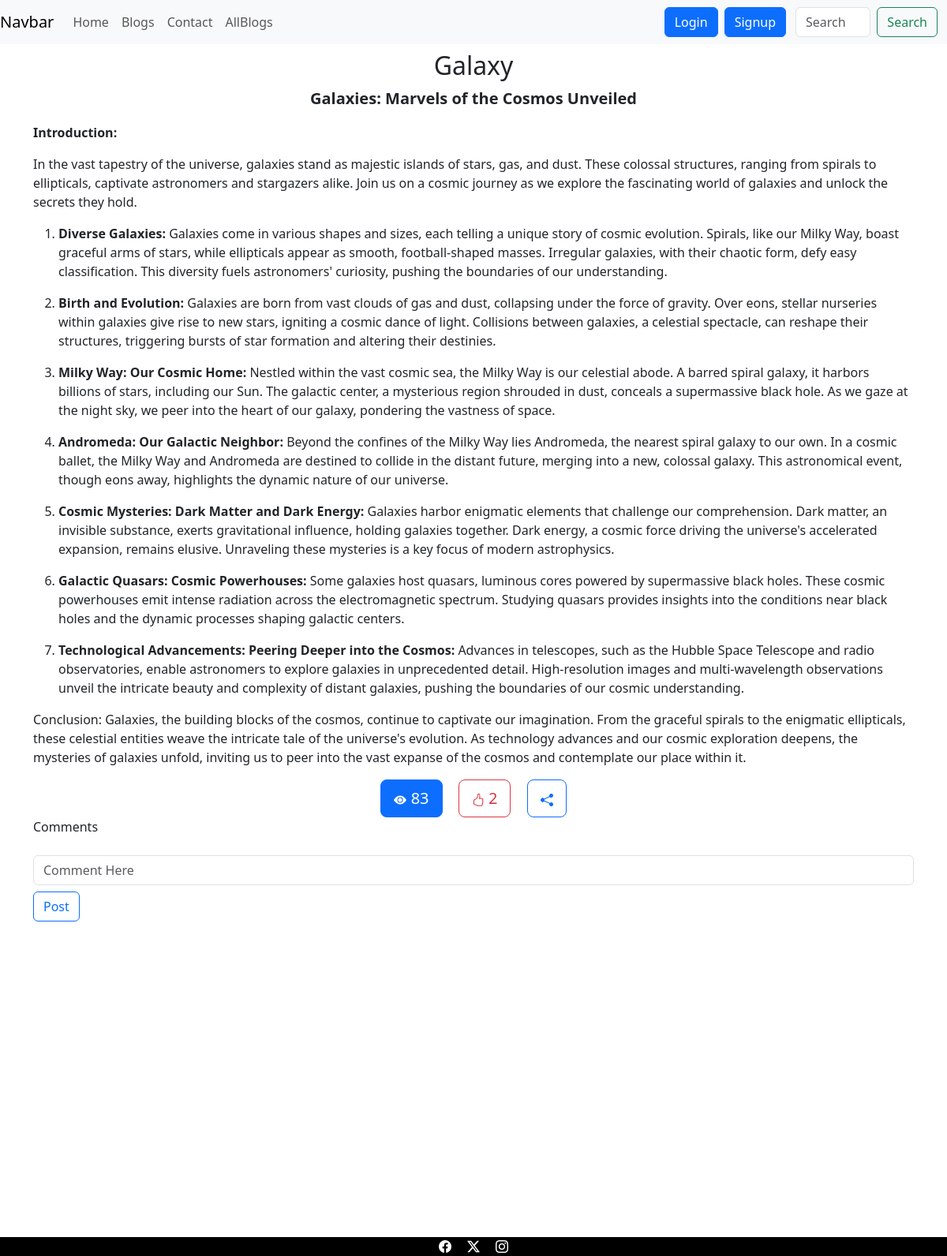
Page /blog_details/1/ on the committed database.
### myBlogs/models.py (models this page shows, shortened)
class blog_post(models.Model):
    blog_title = models.CharField(max_length=80)
    blog_img = models.ImageField(upload_to='images/')
    blog_description=RichTextField()
    Blog_cat = models.ForeignKey(blog_category,null=True, default= None ,on_delete=models.CASCADE)
    like_count =models.IntegerField(default=0, null = True)
    view_count = models.IntegerField(default=0, null = True)

### myBlogs/views.py (the view)
# urls.py: path('blog_details/<str:blog_id>/',views.blog_details,name ='blog_details'),
def blog_details(request, blog_id):
    obj = get_object_or_404(blog_post, pk=blog_id)
    z=obj.view_count
    z=z+1
    obj.view_count=z
    obj.save()
    return render(request,'myblogs/blog_details.html', {"obj":obj})

### myBlogs/templates/myBlogs/blog_details.html (shortened to what this page needs)
<!DOCTYPE html>
<html lang="en">
  <head>
    <link href="https://cdn.jsdelivr.net/npm/bootstrap@5.3.2/dist/css/bootstrap.min.css" rel="stylesheet" />
    {% include 'myBlogs/navigation_bar.html' %}
  </head>
  <body>
    <div class="container mt-2">
      <h2 class="text-center">{{ obj.blog_title }}</h2>
      {{ obj.blog_description|safe }}
      <div class="container text-center">
        <a href="#" class="btn btn-primary btn-lg mx-2">
          <svg xmlns="http://www.w3.org/2000/svg" width="16" height="16" fill="currentColor" class="bi bi-eye-fill" viewBox="0 0 16 16">
            <path d="M10.5 8a2.5 2.5 0 1 1-5 0 2.5 2.5 0 0 1 5 0" />
            <path d="M0 8s3-5.5 8-5.5S16 8 16 8s-3 5.5-8 5.5S0 8 0 8m8 3.5a3.5 3.5 0 1 0 0-7 3.5 3.5 0 0 0 0 7" />
          </svg> {{ obj.view_count }}
        </a>
        <a href="{% url 'add_like' obj.id %}" class="btn btn-outline-danger btn-lg mx-2">
           {{ obj.like_count }}
        </a>
        <a href="#" class="btn btn-outline-primary btn-lg mx-2">
          <svg xmlns="http://www.w3.org/2000/svg" width="16" height="16" fill="currentColor" class="bi bi-share-fill" viewBox="0 0 16 16">
            <path d="M11 2.5a2.5 2.5 0 1 1 .603 1.628l-6.718 3.12a2.5 2.5 0 0 1 0 1.504l6.718 3.12a2.5 2.5 0 1 1-.488.876l-6.718-3.12a2.5 2.5 0 1 1 0-3.256l6.718-3.12A2.5 2.5 0 0 1 11 2.5" />
          </svg>
        </a>
      </div>
      <div class="form-group">
        <form method="post" action="">
          <lable>Comments</lable>
          <input type="text" class="form-control mt-4" placeholder="Comment Here" id="comment" name="comment" />
          <button type="submit" class="btn btn-outline-primary mt-2">Post</button>
        </form>
      </div>
    </div>
    <footer>
      {% include 'myBlogs/footer.html' %}
    </footer>
  </body>
</html>

### rows in the picture
blog_post: blog_title "Galaxy", blog_description "Galaxies: Marvels of the Cosmos Unveiled Introduction: In the vast tapestry of the universe, galaxies stand as majestic islands of stars, gas, and dust. These colossal structures, ranging from spirals to ellipticals, captivate astronomers and stargazers alike. Join us on a cosmic journey as we explore the fascinating world of galaxies and unlock the secrets they hold. Diverse Galaxies: Galaxies come in various shapes and sizes, each telling a unique story of cosmic evolution. Spirals, like our Milky Way, boast graceful arms of stars, while ellipticals appear as smooth, football-shaped masses. Irregular galaxies, with their chaotic form, defy easy classification. This diversity fuels…", view_count "83", like_count "2"
